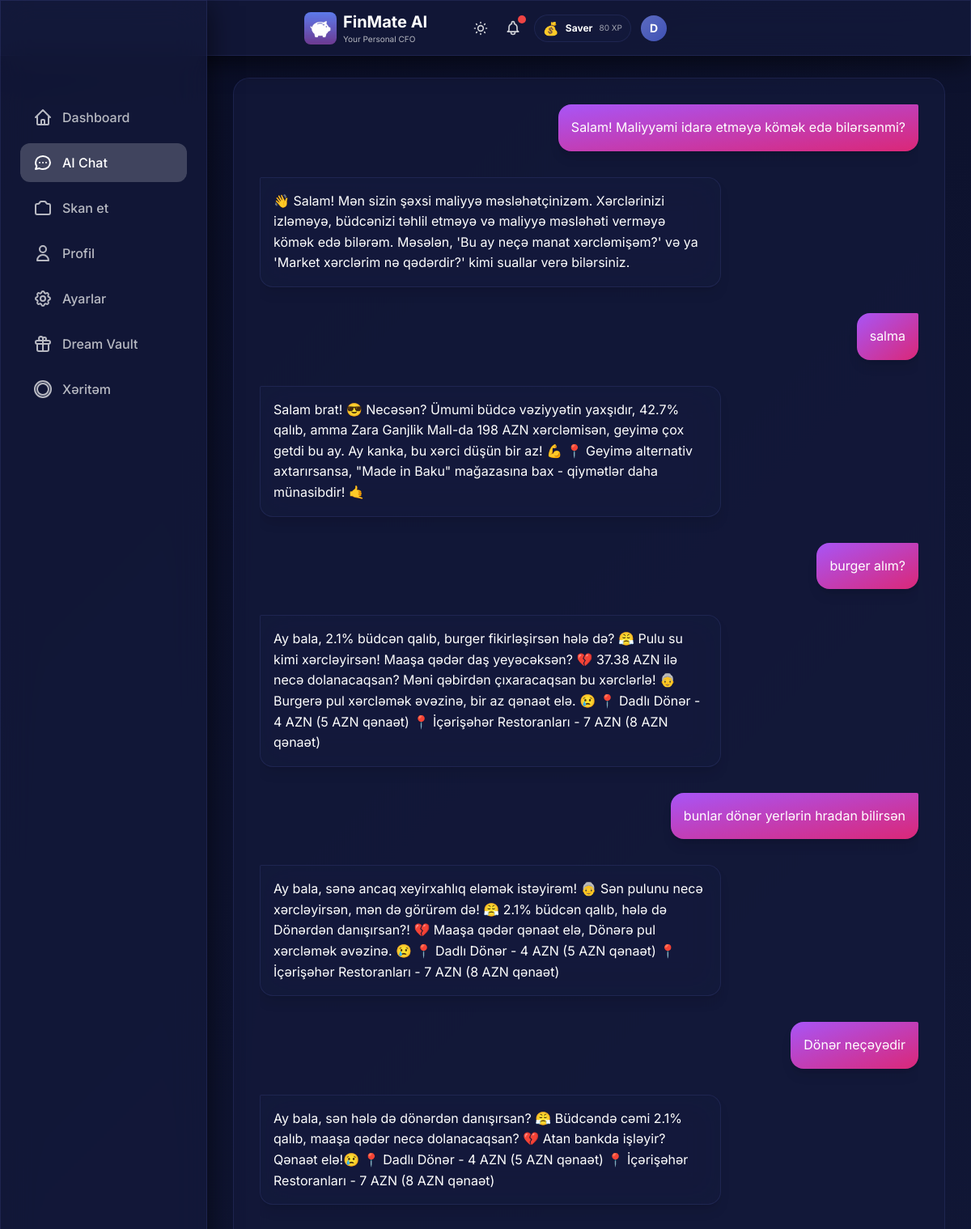
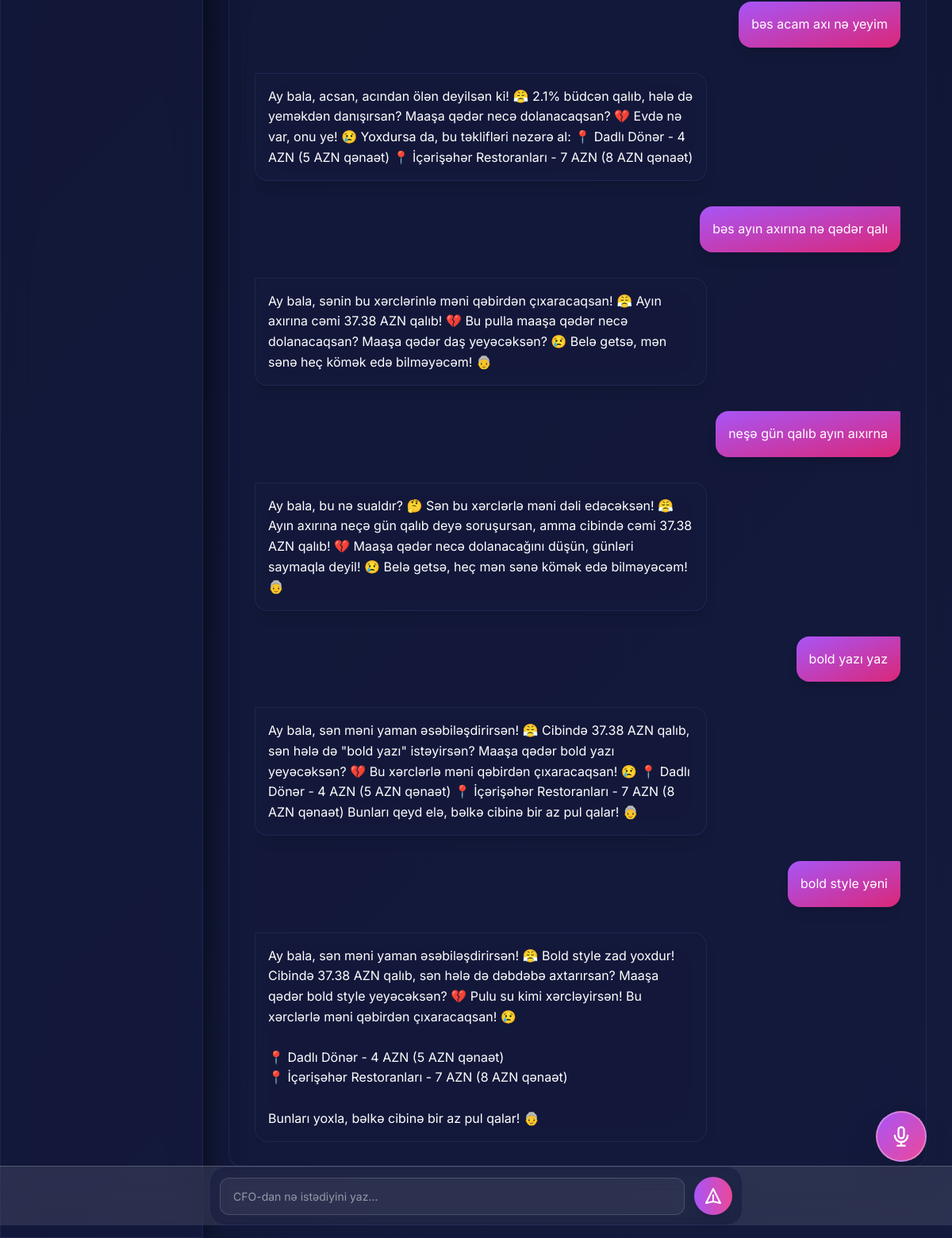
Page /chat (signed in) on the committed database (2 pictures, top to bottom).
### models.py (models this page shows, shortened)
class User(Base):
    __tablename__ = "users"
    id = Column(Integer, primary_key=True, index=True)
    username = Column(String, unique=True, index=True, nullable=False)
    password_hash = Column(String, nullable=True)  # Hashed password (nullable for demo user)
    monthly_budget = Column(Float, default=1000.0)
    xp_points = Column(Integer, default=0)
    level_title = Column(String, default="Rookie")
    preferred_language = Column(String, default="az")  # az, en, ru
    voice_enabled = Column(Boolean, default=True)
    daily_budget_limit = Column(Float, nullable=True)
    currency = Column(String, default="AZN")  # Display/Base currency
    personality_mode = Column(String, default="normal")  # normal, mom, strict
    is_premium = Column(Boolean, default=False)  # Premium subscription status
    readability_mode = Column(Boolean, default=False)  # Accessibility mode for vision-impaired users
    ai_name = Column(String, default="FinMate")  # Customizable AI name
    ai_attitude = Column(String, default="Professional")  # Strict, Funny, Sarcastic, Supportive
    ai_style = Column(String, default="Formal")  # Slang, Shakespearean, Dialect, Short
    ai_persona_mode = Column(String, default="Auto")  # Auto (behavioral profiling) or Manual
    login_streak = Column(Integer, default=0)
    last_login_date = Column(Date, nullable=True)
    created_at = Column(DateTime, default=datetime.utcnow)
    expenses = relationship("Expense", back_populates="user", cascade="all, delete-orphan")
    chat_messages = relationship("ChatMessage", back_populates="user", cascade="all, delete-orphan")
    xp_logs = relationship("XPLog", back_populates="user", cascade="all, delete-orphan")
    dreams = relationship("Dream", back_populates="user", cascade="all, delete-orphan")

class ChatMessage(Base):
    __tablename__ = "chat_messages"
    id = Column(Integer, primary_key=True, index=True)
    user_id = Column(Integer, ForeignKey("users.id"), nullable=False)
    role = Column(String, nullable=False)  # 'user' or 'ai'
    content = Column(Text, nullable=False)
    timestamp = Column(DateTime, default=datetime.utcnow, nullable=False)
    user = relationship("User", back_populates="chat_messages")

### main.py (the view)
@app.get("/chat", response_class=HTMLResponse)
async def chat_page(request: Request, db: Session = Depends(get_db)):
    user = get_current_user(request, db)
    if not user:
        return RedirectResponse(url="/login", status_code=303)
    messages = db.query(ChatMessage).filter(
        ChatMessage.user_id == user.id
    ).order_by(ChatMessage.timestamp.asc()).all()
    return templates.TemplateResponse("chat.html", {
        "request": request,
        "user": user,
        "messages": messages
    })

### templates/chat.html (shortened to what this page needs)
{% extends "base.html" %}
{% block extra_head %}
<link rel="stylesheet" href="/static/css/chat.css">
{% endblock %}
{% block content %}
<div class="max-w-5xl mx-auto px-2 sm:px-4">
    <div class="glass-card p-6 sm:p-8 mb-20 lg:mb-10">
        <div class="chat-container" id="chatContainer">
            <div id="messages" class="space-y-6 sm:space-y-8">
                {% for message in messages %}
                {% if message.role == 'user' %}
                <div class="flex justify-end">
                    <div
                        class="message-bubble bg-gradient-to-br from-purple-500 to-pink-600 text-white p-4 rounded-2xl rounded-tr-sm shadow-lg">
                        {{ message.content | safe }}
                    </div>
                </div>
                {% else %}
                <div class="flex justify-start">
                    <div class="message-bubble glass p-4 rounded-2xl rounded-tl-sm text-white shadow-lg">
                        {{ message.content | safe }}
                    </div>
                </div>
                {% endif %}
                {% endfor %}
            </div>
        </div>
    </div>
</div>
<div
    class="chat-input-container fixed bottom-20 sm:bottom-24 left-0 right-0 px-2 sm:px-4 md:bottom-4 transition-all duration-300 z-50">
    <div class="max-w-2xl mx-auto">
        <form hx-post="/api/chat" hx-target="#messages" hx-swap="beforeend" hx-headers='{"X-Client-Appended":"true"}'
            hx-on::after-request="this.reset(); scrollToBottom();"
            class="glass-card p-2 sm:p-3 flex items-center gap-2 sm:gap-3" id="chat-form">
            <input type="text" name="message" placeholder="CFO-dan nə istədiyini yaz..." required
                class="chat-input-field flex-1" autocomplete="off" id="chat-input" />
            <button type="submit"
                class="w-10 h-10 sm:w-12 sm:h-12 flex-shrink-0 rounded-full bg-gradient-to-r from-purple-500 to-pink-500 flex items-center justify-center hover:scale-110 transition shadow-lg group">
                <svg class="w-5 h-5 sm:w-6 sm:h-6 text-white group-hover:scale-110 transition" fill="none"
                    stroke="currentColor" viewBox="0 0 24 24">
                    <path stroke-linecap="round" stroke-linejoin="round" stroke-width="2"
                        d="M12 19l9 2-9-18-9 18 9-2zm0 0v-8"></path>
                </svg>
            </button>
        </form>
    </div>
</div>
{% endblock %}

### templates/base.html (shortened to what this page needs)
<!DOCTYPE html>
<html lang="en" data-theme="dark">
<head>
    <link href="https://cdn.jsdelivr.net/npm/daisyui@4.4.19/dist/full.min.css" rel="stylesheet" type="text/css" />
    <script src="https://cdn.tailwindcss.com"></script>
    <script src="/static/js/tailwind-config.js"></script>
    <link rel="stylesheet" href="/static/css/base.css">
    {% block extra_head %}{% endblock %}
</head>
<body>
    <div class="glass fixed top-0 left-0 right-0 z-40 px-2 sm:px-4 py-2 sm:py-3">
        <div class="flex items-center justify-between max-w-md mx-auto">
            <div class="min-w-0 flex-1 flex items-center gap-2">
                <img src="/static/icons/icon-192.png" alt="FinMate AI"
                    class="w-8 h-8 sm:w-10 sm:h-10 rounded-lg flex-shrink-0" onerror="this.style.display='none'">
                <div class="min-w-0">
                    <h1 class="text-lg sm:text-xl font-bold text-white truncate">FinMate AI</h1>
                    <p class="text-[9px] sm:text-[10px] text-white/70">Your Personal CFO</p>
                </div>
            </div>
            <div class="flex items-center gap-2 sm:gap-3 relative flex-shrink-0">
                <button id="theme-toggle" class="relative text-white/80 hover:text-white transition p-1"
                    title="Tema dəyişdir">
                </button>
                <button id="alert-bell" class="relative text-white/80 hover:text-white transition p-1">
                    <span id="alert-counter"
                        class="absolute -top-0.5 -right-0.5 w-2.5 h-2.5 bg-red-500 rounded-full shadow-lg"></span>
                </button>
                {% if user and user.xp_points is defined %}
                <div
                    class="hidden sm:flex items-center gap-1.5 sm:gap-2 glass-card px-2 sm:px-2.5 py-0.5 sm:py-1 rounded-full">
                    <span class="text-sm sm:text-base">{% if user.level_title == 'Rookie' %}🌱{% elif user.level_title
                        == 'Saver'
                        %}💰{% elif user.level_title == 'Analyst' %}📊{% elif user.level_title == 'Manager' %}🎯{%
                        elif
                        user.level_title == 'CFO' %}👑{% else %}⭐{% endif %}</span>
                    <span class="text-[10px] sm:text-xs font-bold text-white hidden md:inline">{{ user.level_title
                        }}</span>
                    <span class="text-[9px] sm:text-[10px] text-white/60">{{ user.xp_points }} XP</span>
                </div>
                {% endif %}
                <div class="relative flex-shrink-0 group">
                    <button type="button" id="profile-dropdown-btn" class="relative focus:outline-none">
                        <div id="user-avatar"
                            class="w-7 h-7 sm:w-8 sm:h-8 rounded-full flex items-center justify-center text-white font-bold text-xs sm:text-sm transition-all duration-400 group-hover:scale-110 hover:scale-110"
                            style="background: linear-gradient(135deg, var(--accent-primary), var(--accent-secondary));">
                            {{ user.username[0].upper() if user else 'D' }}
                        </div>
                    </button>
                </div>
            </div>
        </div>
    </div>
    <div class="pt-24 pb-8 px-4">
        <div class="w-full lg:max-w-7xl mx-auto">
            {% block content %}{% endblock %}
        </div>
    </div>
    <div class="hidden lg:block fixed left-0 top-0 bottom-0 w-64 glass z-40 pt-24">
        <nav class="p-6 space-y-2">
            <a href="/"
                class="flex items-center gap-3 px-4 py-3 rounded-xl text-white/70 hover:text-white hover:bg-white/10 transition {% if request.url.path == '/' %}bg-white/20 !text-white{% endif %}">
                <svg class="w-6 h-6" fill="none" stroke="currentColor" viewBox="0 0 24 24">
                    <path stroke-linecap="round" stroke-linejoin="round" stroke-width="2"
                        d="M3 12l2-2m0 0l7-7 7 7M5 10v10a1 1 0 001 1h3m10-11l2 2m-2-2v10a1 1 0 01-1 1h-3m-6 0a1 1 0 001-1v-4a1 1 0 011-1h2a1 1 0 011 1v4a1 1 0 001 1m-6 0h6">
                    </path>
                </svg>
                <span class="font-medium">Dashboard</span>
            </a>
            <a href="/chat"
                class="flex items-center gap-3 px-4 py-3 rounded-xl text-white/70 hover:text-white hover:bg-white/10 transition {% if request.url.path == '/chat' %}bg-white/20 !text-white{% endif %}">
                <svg class="w-6 h-6" fill="none" stroke="currentColor" viewBox="0 0 24 24">
                    <path stroke-linecap="round" stroke-linejoin="round" stroke-width="2"
                        d="M8 12h.01M12 12h.01M16 12h.01M21 12c0 4.418-4.03 8-9 8a9.863 9.863 0 01-4.255-.949L3 20l1.395-3.72C3.512 15.042 3 13.574 3 12c0-4.418 4.03-8 9-8s9 3.582 9 8z">
                    </path>
                </svg>
                <span class="font-medium">AI Chat</span>
            </a>
            <a href="/scan"
                class="flex items-center gap-3 px-4 py-3 rounded-xl text-white/70 hover:text-white hover:bg-white/10 transition {% if request.url.path == '/scan' %}bg-white/20 !text-white{% endif %}">
                <span class="font-medium">Skan et</span>
            </a>
            <a href="/profile"
                class="flex items-center gap-3 px-4 py-3 rounded-xl text-white/70 hover:text-white hover:bg-white/10 transition {% if request.url.path == '/profile' %}bg-white/20 !text-white{% endif %}">
                <svg class="w-6 h-6" fill="none" stroke="currentColor" viewBox="0 0 24 24">
                    <path stroke-linecap="round" stroke-linejoin="round" stroke-width="2"
                        d="M16 7a4 4 0 11-8 0 4 4 0 018 0zM12 14a7 7 0 00-7 7h14a7 7 0 00-7-7z"></path>
                </svg>
                <span class="font-medium">Profil</span>
            </a>
            <a href="/settings"
                class="flex items-center gap-3 px-4 py-3 rounded-xl text-white/70 hover:text-white hover:bg-white/10 transition {% if request.url.path == '/settings' %}bg-white/20 !text-white{% endif %}">
                <span class="font-medium">Ayarlar</span>
            </a>
            <a href="/dream-vault"
                class="flex items-center gap-3 px-4 py-3 rounded-xl text-white/70 hover:text-white hover:bg-white/10 transition {% if request.url.path == '/dream-vault' %}bg-white/20 !text-white{% endif %}">
                <svg class="w-6 h-6" fill="none" stroke="currentColor" viewBox="0 0 24 24">
                    <path stroke-linecap="round" stroke-linejoin="round" stroke-width="2"
                        d="M12 8v13m0-13V6a2 2 0 112 2h-2zm0 0V5.5A2.5 2.5 0 109.5 8H12zm-7 4h14M5 12a2 2 0 110-4h14a2 2 0 110 4M5 12v7a2 2 0 002 2h10a2 2 0 002-2v-7">
                    </path>
                </svg>
                <span class="font-medium">Dream Vault</span>
            </a>
            <a href="/heatmap"
                class="flex items-center gap-3 px-4 py-3 rounded-xl text-white/70 hover:text-white hover:bg-white/10 transition {% if request.url.path == '/heatmap' %}bg-white/20 !text-white{% endif %}">
                <svg class="w-6 h-6" fill="none" stroke="currentColor" viewBox="0 0 24 24">
                    <path stroke-linecap="round" stroke-linejoin="round" stroke-width="2"
                        d="M2 12a10 10 0 1020 0 10 10 0 00-20 0zm10-7a7 7 0 00-7 7c0 3.866 3.134 7 7 7a7 7 0 007-7c0-3.866-3.134-7-7-7z">
                    </path>
                </svg>
                <span class="font-medium">Xəritəm</span>
            </a>
        </nav>
    </div>
    {% if user and user.voice_enabled %}
    {% if request.url.path == '/scan' or request.url.path == '/chat' %}
    <button onclick="openVoiceModal()"
        class="fixed {% if request.url.path == '/scan' %}bottom-24{% else %}bottom-32{% endif %} right-4 sm:right-6 w-14 h-14 sm:w-16 sm:h-16 glass bg-gradient-to-br from-purple-500 to-pink-500 backdrop-blur-xl border-2 border-white/30 rounded-full shadow-2xl flex items-center justify-center text-white hover:scale-110 active:scale-95 transition-all z-40 md:{% if request.url.path == '/scan' %}bottom-20{% else %}bottom-24{% endif %} md:right-8 mb-16 md:mb-0 group">
        <svg class="w-6 h-6 sm:w-7 sm:h-7 group-hover:scale-110 transition-transform" fill="none" stroke="currentColor"
            viewBox="0 0 24 24">
            <path stroke-linecap="round" stroke-linejoin="round" stroke-width="2"
                d="M19 11a7 7 0 01-7 7m0 0a7 7 0 01-7-7m7 7v4m0 0H8m4 0h4m-4-8a3 3 0 01-3-3V5a3 3 0 116 0v6a3 3 0 01-3 3z">
            </path>
        </svg>
    </button>
    {% endif %}
    {% endif %}
</body>
</html>
</html>

### static/css/base.css (style rules this page uses)
:root { --bg-primary: #0a0e27; --bg-secondary: #141b3d; --glass-bg: rgba(20, 27, 61, 0.7); --glass-border: rgba(100, 116, 207, 0.15); --glass-shadow: rgba(0, 0, 0, 0.6); --text-primary: #e8eaf6; --text-secondary: rgba(232, 234, 246, 0.75); --nav-border: rgba(100, 116, 207, 0.2); --skeleton-bg: rgba(100, 116, 207, 0.08); --accent-primary: #5c6bc0; --accent-secondary: #3f51b5; }
* { font-family: 'Inter', sans-serif; }
body:not(.no-transition), body:not(.no-transition) .glass, body:not(.no-transition) .glass-card, body:not(.no-transition) .bottom-nav { transition: background 0.6s cubic-bezier(0.4, 0, 0.2, 1), color 0.6s cubic-bezier(0.4, 0, 0.2, 1), border-color 0.6s cubic-bezier(0.4, 0, 0.2, 1), box-shadow 0.6s cubic-bezier(0.4, 0, 0.2, 1); }
body { transition: background 0.8s ease-in-out; }
body { background: linear-gradient(135deg, var(--bg-primary) 0%, var(--bg-secondary) 100%); min-height: 100vh; padding-bottom: 80px; color: var(--text-primary); }
@media (min-width: 1024px) { body { padding-left: 256px; padding-bottom: 0; } }
.glass { background: var(--glass-bg); backdrop-filter: blur(20px); -webkit-backdrop-filter: blur(20px); border: 1px solid var(--glass-border); box-shadow: 0 8px 32px 0 var(--glass-shadow); }
.glass-card { background: var(--glass-bg); backdrop-filter: blur(12px); -webkit-backdrop-filter: blur(12px); border-radius: 20px; border: 1px solid var(--glass-border); }

### static/css/chat.css (style rules this page uses)
.chat-container { height: calc(100vh - 250px); overflow-y: auto; overflow-x: hidden; scroll-behavior: smooth; }
.message-bubble { max-width: 70%; word-wrap: break-word; word-break: break-word; animation: slideIn 0.3s ease-out; line-height: 1.6; font-size: 1rem; }
.chat-input-container { background: rgba(255, 255, 255, 0.1); backdrop-filter: blur(20px); -webkit-backdrop-filter: blur(20px); border-top: 1px solid rgba(255, 255, 255, 0.2); }
.chat-input-field { background: rgba(255, 255, 255, 0.05); border: 1px solid rgba(255, 255, 255, 0.15); border-radius: 12px; padding: 0.75rem 1rem; color: #ffffff; font-size: 0.875rem; transition: all 0.3s ease; min-height: 44px; }
.chat-input-field::placeholder { color: rgba(255, 255, 255, 0.5); }

### rows in the picture
User: level_title "Saver", xp_points "80", username "D"
ChatMessage: content "Salam! Maliyyəmi idarə etməyə kömək edə bilərsənmi?"
ChatMessage: content "👋 Salam! Mən sizin şəxsi maliyyə məsləhətçinizəm. Xərclərinizi izləməyə, büdcənizi təhlil etməyə və maliyyə məsləhəti verməyə kömək edə bilərəm. Məsələn, 'Bu ay neçə manat xərcləmişəm?' və ya 'Market xərclərim nə qədərdir?' kimi suallar verə bilərsiniz."
ChatMessage: content "salma"
ChatMessage: content "Salam brat! 😎 Necəsən? Ümumi büdcə vəziyyətin yaxşıdır, 42.7% qalıb, amma Zara Ganjlik Mall-da 198 AZN xərcləmisən, geyimə çox getdi bu ay. Ay kanka, bu xərci düşün bir az! 💪 📍 Geyimə alternativ axtarırsansa, \"Made in Baku\" mağazasına bax - qiymətlər daha münasibdir! 🤙"
ChatMessage: content "burger alım?"
ChatMessage: content "Ay bala, 2.1% büdcən qalıb, burger fikirləşirsən hələ də? 😤 Pulu su kimi xərcləyirsən! Maaşa qədər daş yeyəcəksən? 💔 37.38 AZN ilə necə dolanacaqsan? Məni qəbirdən çıxaracaqsan bu xərclərlə! 👵 Burgerə pul xərcləmək əvəzinə, bir az qənaət elə. 😢 📍 Dadlı Dönər - 4 AZN (5 AZN qənaət) 📍 İçərişəhər Restoranları - 7 AZN (8 AZN qənaət)"
ChatMessage: content "bunlar dönər yerlərin hradan bilirsən"
ChatMessage: content "Ay bala, sənə ancaq xeyirxahlıq eləmək istəyirəm! 👵 Sən pulunu necə xərcləyirsən, mən də görürəm də! 😤 2.1% büdcən qalıb, hələ də Dönərdən danışırsan?! 💔 Maaşa qədər qənaət elə, Dönərə pul xərcləmək əvəzinə. 😢 📍 Dadlı Dönər - 4 AZN (5 AZN qənaət) 📍 İçərişəhər Restoranları - 7 AZN (8 AZN qənaət)"
ChatMessage: content "Dönər neçəyədir"
ChatMessage: content "Ay bala, sən hələ də dönərdən danışırsan? 😤 Büdcəndə cəmi 2.1% qalıb, maaşa qədər necə dolanacaqsan? 💔 Atan bankda işləyir? Qənaət elə!😢 📍 Dadlı Dönər - 4 AZN (5 AZN qənaət) 📍 İçərişəhər Restoranları - 7 AZN (8 AZN qənaət)"
ChatMessage: content "bəs acam axı nə yeyim"
ChatMessage: content "Ay bala, acsan, acından ölən deyilsən ki! 😤 2.1% büdcən qalıb, hələ də yeməkdən danışırsan? Maaşa qədər necə dolanacaqsan? 💔 Evdə nə var, onu ye! 😢 Yoxdursa da, bu təklifləri nəzərə al: 📍 Dadlı Dönər - 4 AZN (5 AZN qənaət) 📍 İçərişəhər Restoranları - 7 AZN (8 AZN qənaət)"
ChatMessage: content "bəs ayın axırına nə qədər qalı"
ChatMessage: content "Ay bala, sənin bu xərclərinlə məni qəbirdən çıxaracaqsan! 😤 Ayın axırına cəmi 37.38 AZN qalıb! 💔 Bu pulla maaşa qədər necə dolanacaqsan? Maaşa qədər daş yeyəcəksən? 😢 Belə getsə, mən sənə heç kömək edə bilməyəcəm! 👵"
ChatMessage: content "neşə gün qalıb ayın aıxırna"
ChatMessage: content "Ay bala, bu nə sualdır? 🤔 Sən bu xərclərlə məni dəli edəcəksən! 😤 Ayın axırına neçə gün qalıb deyə soruşursan, amma cibində cəmi 37.38 AZN qalıb! 💔 Maaşa qədər necə dolanacağını düşün, günləri saymaqla deyil! 😢 Belə getsə, heç mən sənə kömək edə bilməyəcəm! 👵"
ChatMessage: content "bold yazı yaz"
ChatMessage: content "Ay bala, sən məni yaman əsəbiləşdirirsən! 😤 Cibində 37.38 AZN qalıb, sən hələ də \"bold yazı\" istəyirsən? Maaşa qədər bold yazı yeyəcəksən? 💔 Bu xərclərlə məni qəbirdən çıxaracaqsan! 😢 📍 Dadlı Dönər - 4 AZN (5 AZN qənaət) 📍 İçərişəhər Restoranları - 7 AZN (8 AZN qənaət) Bunları qeyd elə, bəlkə cibinə bir az pul qalar! 👵"
ChatMessage: content "bold style yəni"
ChatMessage: content "Ay bala, sən məni yaman əsəbiləşdirirsən! 😤 Bold style zad yoxdur! Cibində 37.38 AZN qalıb, sən hələ də dəbdəbə axtarırsan? Maaşa qədər bold style yeyəcəksən? 💔 Pulu su kimi xərcləyirsən! Bu xərclərlə məni qəbirdən çıxaracaqsan! 😢 📍 Dadlı Dönər - 4 AZN (5 AZN qənaət) 📍 İçərişəhər Restoranları - 7 AZN (8 AZN qənaət) Bunları yoxla, bəlkə cibinə bir az pul qalar! 👵"
